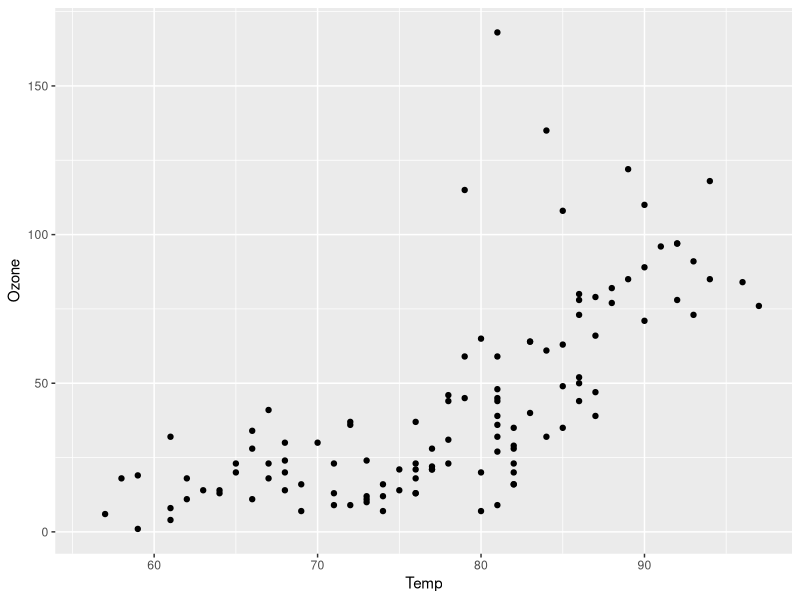
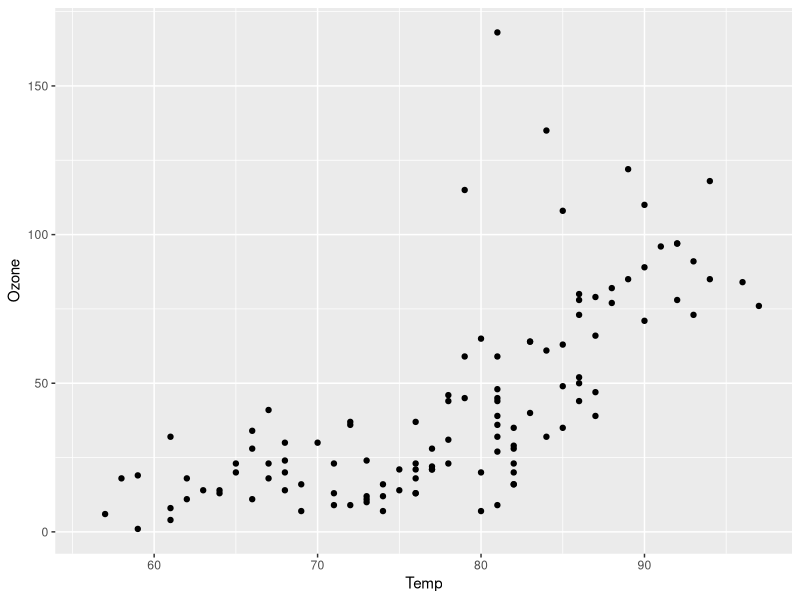
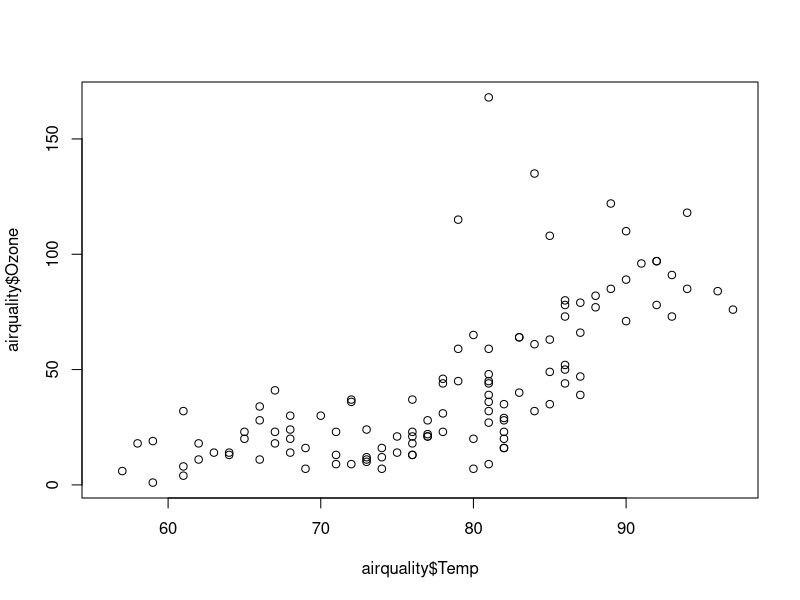

Reproduce these figures in R, in order.
## ---- chunk 1
library(ggplot2)
ggplot(airquality, aes(Temp, Ozone)) + geom_point()
## ---- chunk 2
#| label: myplot
#| fig-width: 6
#| fig-height: 4
#| echo: false
#| message: false

library(ggplot2)
ggplot(airquality, aes(Temp, Ozone)) + geom_point()
## ---- chunk 3
#| label: fig-ozone
#| fig-cap: "Ozone vs temperature."

plot(airquality$Temp, airquality$Ozone)
